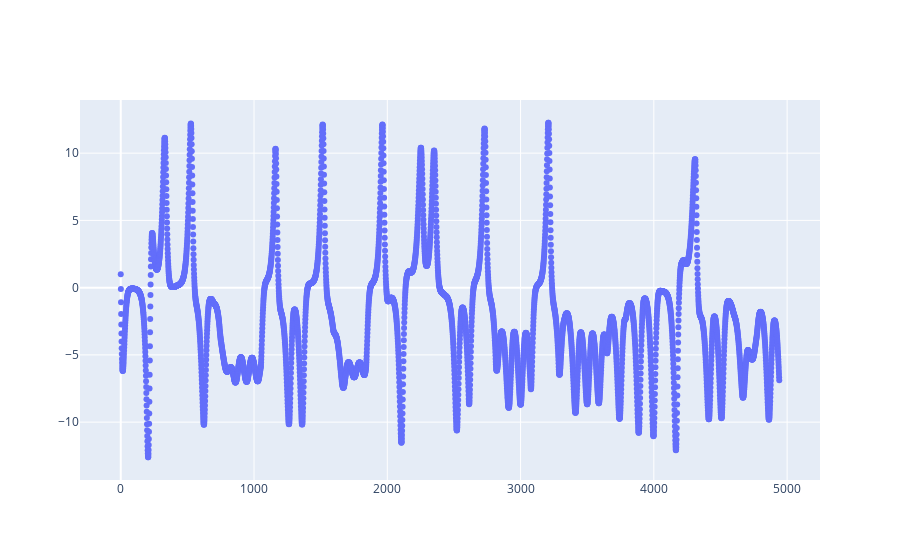

The code cell stored with this chart in its notebook:
### Markdown cell above
### ¿Que es lo que modifica el `stride`?

El `stride`permite tomar una sub-muestra de nuestros datos (esto para reducir la cantidad de calculos en el análisis de persistencia).

### ¿Cómo se modifica mi encaje considerando el paramétro `stride`?

Supongamos que tenemos una muestra de 10 datos de $t\in[0,10],$ y tomamos un `stride` de 2, entonces nuestra sub-muestra sería: $[f(0),f(2),f(4),f(6),f(8),f(10)].$ Si consideramos un `delay` de 1 y un `dimension` de 2, entonces nuestro encaje sería: $[[f(0),f(1)],[f(2),f(3)],[f(4),f(5)],[f(6),f(7)],[f(8),f(9)]]$.

Si tomamos un `stride` de 4, entonces nuestra sub-muestra sería: $[f(0),f(4),f(8)].$ Si consideramos un `delay` de 2 y un `dimension` de 2, entonces nuestro encaje sería: $[[f(0),f(2)],[f(4),f(6)],[f(8),f(10)]]$.

### ¿Que es lo que modifica el `delay`?

El `delay` nos dice el tiempo que sucede entre la cada coordenada de nuestro encaje.

### Code cell
from openml.datasets.functions import get_dataset
lorenz = get_dataset(42182).get_data(dataset_format='array')[0][0:, 0]
t = [i for i in range(len(lorenz))]
fig = go.Figure()
fig.add_trace(go.Scatter(
    x=t, y=lorenz, mode='markers'))
fig.show()

### Figure 1 — Plotly figure (JSON) as saved in the notebook; plotly's stock layout.template omitted (floating-point values rounded to 4 significant figures; data arrays with more than 128 entries replaced by an {"elided": "..."} marker saying what was removed)
{"data": [{"mode": "markers", "type": "scatter", "x": {"elided": "4942 int values"}, "y": {"elided": "4942 float values"}}], "layout": {}}
